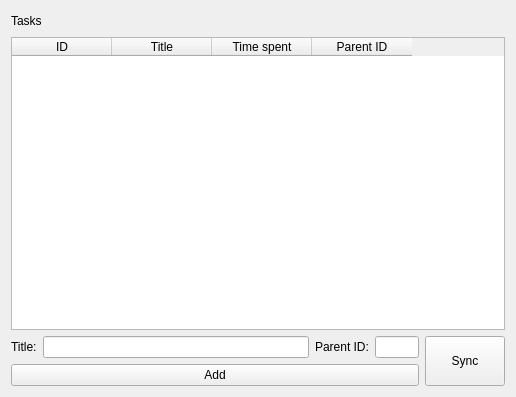
<?xml version="1.0" encoding="UTF-8"?>
<ui version="4.0">
 <class>MainWindow</class>
 <widget class="QWidget" name="MainWindow">
  <property name="geometry">
   <rect>
    <x>0</x>
    <y>0</y>
    <width>516</width>
    <height>397</height>
   </rect>
  </property>
  <property name="windowTitle">
   <string>Form</string>
  </property>
  <layout class="QVBoxLayout" name="verticalLayout_3">
   <item>
    <layout class="QVBoxLayout" name="verticalLayout_2">
     <item>
      <layout class="QHBoxLayout" name="horizontalLayout_3">
       <item>
        <widget class="QLabel" name="label_2">
         <property name="text">
          <string>Tasks</string>
         </property>
        </widget>
       </item>
       <item>
        <spacer name="horizontalSpacer">
         <property name="orientation">
          <enum>Qt::Horizontal</enum>
         </property>
         <property name="sizeHint" stdset="0">
          <size>
           <width>40</width>
           <height>20</height>
          </size>
         </property>
        </spacer>
       </item>
      </layout>
     </item>
     <item>
      <widget class="QTableWidget" name="tasksTableWidget">
       <property name="editTriggers">
        <set>QAbstractItemView::NoEditTriggers</set>
       </property>
       <property name="columnCount">
        <number>4</number>
       </property>
       <attribute name="verticalHeaderVisible">
        <bool>false</bool>
       </attribute>
       <column>
        <property name="text">
         <string>ID</string>
        </property>
       </column>
       <column>
        <property name="text">
         <string>Title</string>
        </property>
       </column>
       <column>
        <property name="text">
         <string>Time spent</string>
        </property>
       </column>
       <column>
        <property name="text">
         <string>Parent ID</string>
        </property>
       </column>
      </widget>
     </item>
     <item>
      <layout class="QHBoxLayout" name="horizontalLayout_2">
       <item>
        <layout class="QVBoxLayout" name="verticalLayout">
         <item>
          <layout class="QHBoxLayout" name="horizontalLayout" stretch="0,6,0,1">
           <item>
            <widget class="QLabel" name="label">
             <property name="text">
              <string>Title:</string>
             </property>
            </widget>
           </item>
           <item>
            <widget class="QLineEdit" name="taskTitleEdit"/>
           </item>
           <item>
            <widget class="QLabel" name="label_3">
             <property name="text">
              <string>Parent ID:</string>
             </property>
            </widget>
           </item>
           <item>
            <widget class="QLineEdit" name="parentIdEdit"/>
           </item>
          </layout>
         </item>
         <item>
          <widget class="QPushButton" name="addTaskButton">
           <property name="text">
            <string>Add</string>
           </property>
          </widget>
         </item>
        </layout>
       </item>
       <item>
        <widget class="QPushButton" name="syncButton">
         <property name="sizePolicy">
          <sizepolicy hsizetype="Minimum" vsizetype="Preferred">
           <horstretch>0</horstretch>
           <verstretch>0</verstretch>
          </sizepolicy>
         </property>
         <property name="text">
          <string>Sync</string>
         </property>
        </widget>
       </item>
      </layout>
     </item>
    </layout>
   </item>
  </layout>
 </widget>
 <resources/>
 <connections/>
</ui>
